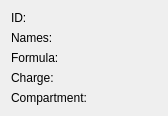
<?xml version="1.0" encoding="UTF-8"?>
<ui version="4.0">
 <class>Form</class>
 <widget class="QWidget" name="Form">
  <property name="geometry">
   <rect>
    <x>0</x>
    <y>0</y>
    <width>168</width>
    <height>107</height>
   </rect>
  </property>
  <property name="windowTitle">
   <string>Form</string>
  </property>
  <layout class="QFormLayout" name="formLayout">
   <item row="0" column="0">
    <widget class="QLabel" name="label">
     <property name="text">
      <string>ID:</string>
     </property>
    </widget>
   </item>
   <item row="0" column="1">
    <widget class="QLabel" name="label_id">
     <property name="text">
      <string/>
     </property>
    </widget>
   </item>
   <item row="1" column="0">
    <widget class="QLabel" name="label_2">
     <property name="text">
      <string>Names:</string>
     </property>
    </widget>
   </item>
   <item row="1" column="1">
    <widget class="QLabel" name="label_names">
     <property name="text">
      <string/>
     </property>
    </widget>
   </item>
   <item row="2" column="0">
    <widget class="QLabel" name="label_3">
     <property name="text">
      <string>Formula:</string>
     </property>
    </widget>
   </item>
   <item row="2" column="1">
    <widget class="QLabel" name="label_formula">
     <property name="text">
      <string/>
     </property>
    </widget>
   </item>
   <item row="3" column="0">
    <widget class="QLabel" name="label_4">
     <property name="text">
      <string>Charge:</string>
     </property>
    </widget>
   </item>
   <item row="3" column="1">
    <widget class="QLabel" name="label_charge">
     <property name="text">
      <string/>
     </property>
    </widget>
   </item>
   <item row="4" column="0">
    <widget class="QLabel" name="label_5">
     <property name="text">
      <string>Compartment:</string>
     </property>
    </widget>
   </item>
   <item row="4" column="1">
    <widget class="QLabel" name="label_compartment">
     <property name="text">
      <string/>
     </property>
    </widget>
   </item>
  </layout>
 </widget>
 <resources/>
 <connections/>
</ui>
